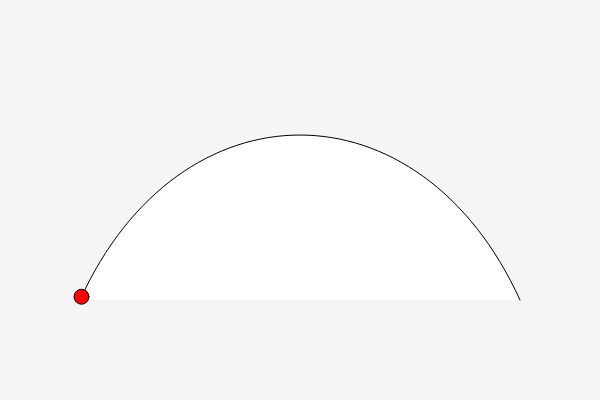
Frame 1 (no input)
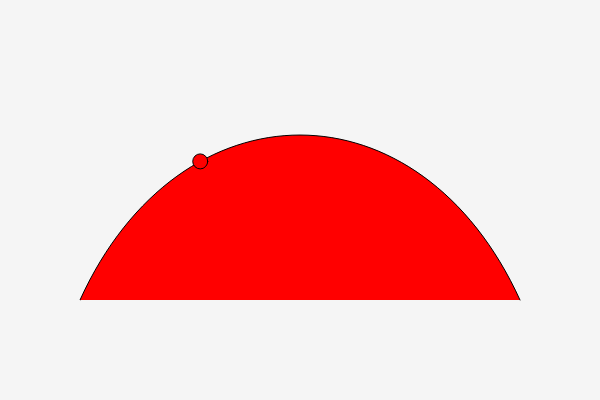
Frame 60 (no input)
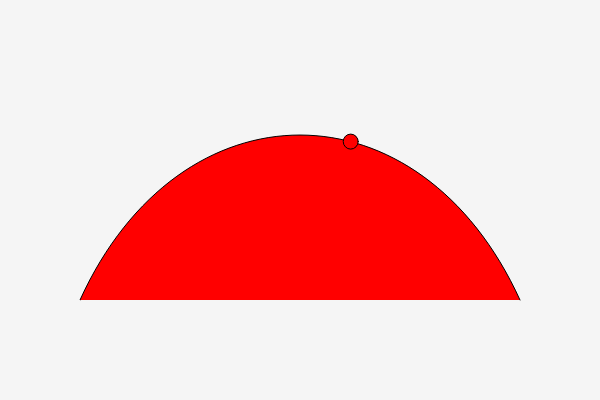
Frame 120 (the mouse pressed at the canvas centre since frame 60)

The p5.js sketch that drew these frames (run headless with seeded random() and noise() and a simulated clock; from frame 60 on, the mouse is pressed at the canvas centre):

// p5.js sketch
// ── sketch.js
function setup() { 
createCanvas(600, 400); 
P0 = createVector(80,300); 
P1 = createVector(180,80); 
P2 = createVector(420,80); 
P3 = createVector(520,300); 
} 
function draw() { 
background(245); 
bezier(80,300, 180,80, 420,80, 520,300); 
let t = (frameCount % 200) / 200; 
let x = bezierPoint(80,180,420,520,t); 
let y = bezierPoint(300,80,80,300,t); 
fill(255,0,0); 
circle(x,y,15); 
}
